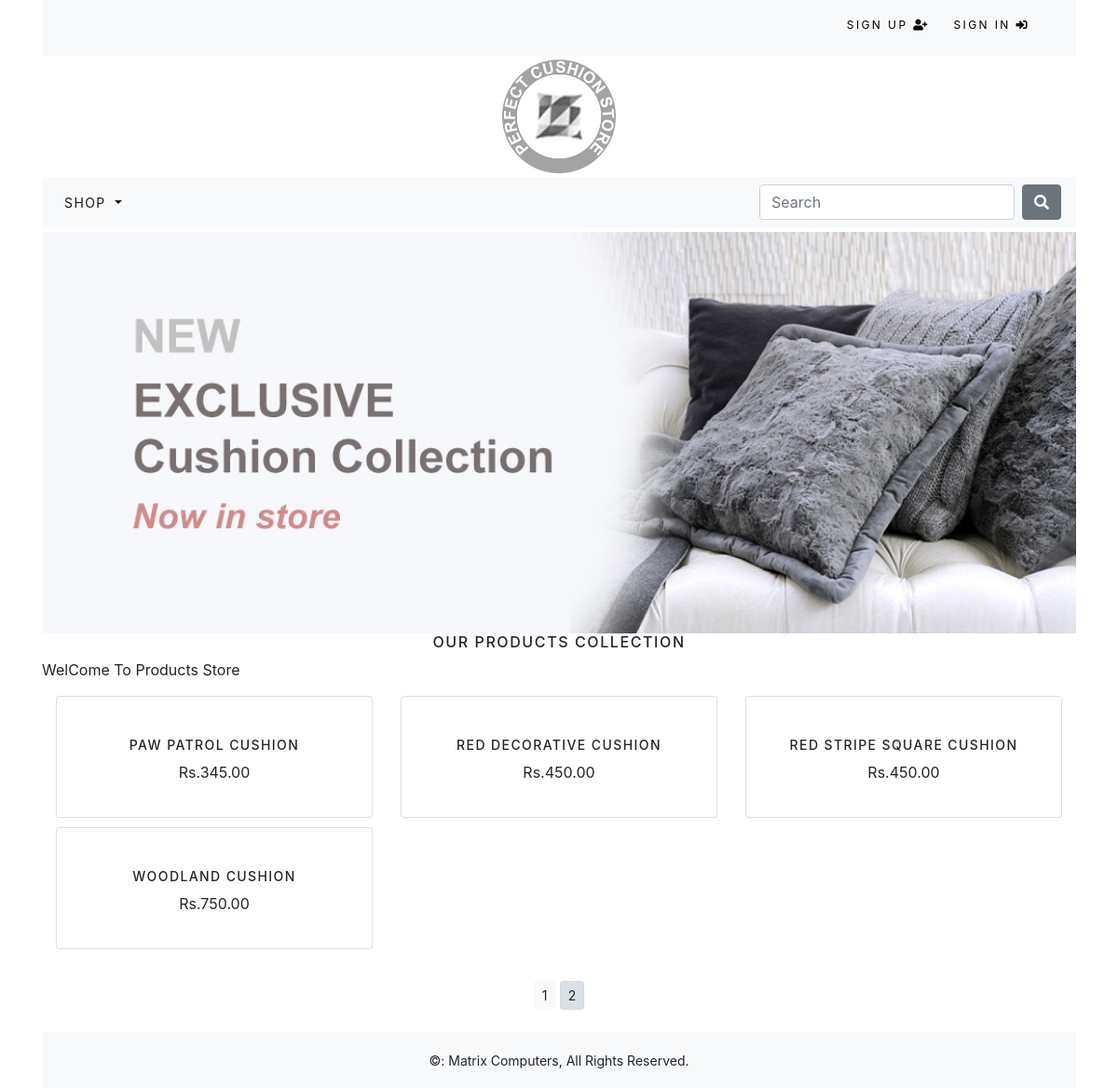
Screenshot of /shop/?page=2 with the database file from the repository.
### shop/models.py (models this page shows, shortened)
class Product(models.Model):
    name=models.CharField(max_length=250,unique=True)
    slug=models.SlugField(max_length=250,unique=True)
    description=models.TextField(blank=True)
    category=models.ForeignKey(Category,on_delete=models.CASCADE)
    price=models.DecimalField(max_digits=10,decimal_places=2)
    image=models.ImageField(upload_to='product',blank=True)
    stock=models.IntegerField()
    available=models.BooleanField(default=True)
    created=models.DateTimeField(auto_now_add=True)
    update=models.DateTimeField(auto_now=True)
    class Meta:
        ordering=('name',)
        verbose_name='product'
        verbose_name_plural='products'
    def get_url(self):
        return reverse('shop:ProdCatDetail',args=[self.category.slug,self.slug])

### shop/views.py (the view)
# urls.py: path('',views.allProdCat,name='allProdCat'),
def allProdCat(request,c_slug=None):
    c_page=None
    products_list=None
    if c_slug!=None:
        c_page=get_object_or_404(Category,slug=c_slug)
        products_list=Product.objects.filter(category=c_page,available=True)
    else:
        products_list=Product.objects.all()
    paginator=Paginator(products_list,6)
    try:
        page=int(request.GET.get('page','1'))
    except:
        page=1
    try:
        products=paginator.page(page)
    except (EmptyPage,InvalidPage):
        products=paginator.page(paginator.num_pages)
    return render(request,'shop/category.html',{'category':c_page,'products':products})

### cart/context_processors.py (called while the page is built)
def counter(request):
    item_count=0
    if 'admin' in request.path:
        return {}
    else:
        try:
            cart=Cart.objects.filter(cart_id=_cart_id(request))
            cart_items=CartItem.objects.all().filter(cart=cart[:1])
            for cart_item in cart_items:
                item_count+=cart_item.quantity
        except Cart.DoesNotExist:
            item_count=0
    return dict(item_count=item_count)

### cart/views.py (called while the page is built)
def _cart_id(request):
    cart=request.session.session_key
    if not cart:
        cart=request.session.create()
    return cart

### shop/context_processors.py (called while the page is built)
def menu_links(requets):
    links=Category.objects.all()
    return dict(links=links)

### shop/models.py (called while the page is built)
    def get_url(self):
        return reverse('shop:products_by_category',args=[self.slug])

### templates/shop/category.html (shortened to what this page needs)
{% extends 'shop/base.html' %}
{% load static %}
{% block content %}
  <div class="max-auto">
  {% if category %}
    <img class="my_image" src="{{category.image.url}}" alt="{{category.name}}">
  </div>
  <br>
    <div>
      <h1 class="text-center my_title">{{category.name}}</h1>
      <p class="text-justify">{{category.description}}</p>
    </div>
  {% else %}
    <img class="my_image my_image_padding" src="{% static 'image/banner.jpg' %}" alt="">
  <br>
  <div>
    <h1 class="text-center my_title">Our Products Collection</h1>
    <p class="text-justify">WelCome To Products Store</p>
  </div>
  {% endif %}
  <div class="conatiner">
    <div class="row mx-auto">
      {% for product in products.object_list %}
      <div class="my_bottom_margin col-9 col-sm-12 col-md-4 col-md-12 col-lg-4">
        <div class="card text-center" style="min-width: 18rem;">
          <a href="{{product.get_url}}"><img class="card-img-top my_image" src="{{product.image.url}}" alt=""></a>
          <div class="card-body">
            <h4>{{product.name}}</h4>
            <p>Rs.{{product.price}}</p>
          </div>
        </div>
      </div>
      {% endfor %}
    </div>
    <div class="mx-auto">
    {% if products.paginator.num_pages > 1 %}
    <br>
    <div class="text-center">
      {% for pg in products.paginator.page_range %}
      <a href="?page={{pg}}" class="btn btn-light btn-sm {% if products.number == pg %}active{% endif %}">{{pg}}</a>
      {% endfor %}
    </div>
    {% endif %}
    </div>
    <br>
  </div>
{% endblock %}

### static/css/custom.css (style rules this page uses)
body { font-family: 'Yeon Sung', cursive; }
.my_image { width:100%; height: auto; }
.my_title { font-size: 16px; text-transform: uppercase; letter-spacing: .1em; }
.my_image_padding { padding-top: 5px; }
.my_bottom_margin { margin-bottom: 10px; }
.card-body h4 { font-size: 14px; text-transform: uppercase; letter-spacing: .1em; }

### rows the page displays
Product: name "PAW PATROL CUSHION", price "345.00"
Product: name "RED DECORATIVE CUSHION", price "450.00"
Product: name "RED STRIPE SQUARE CUSHION", price "450.00"
Product: name "WOODLAND CUSHION", price "750.00"

### other values shown
{{ pg }} "1" "2"
